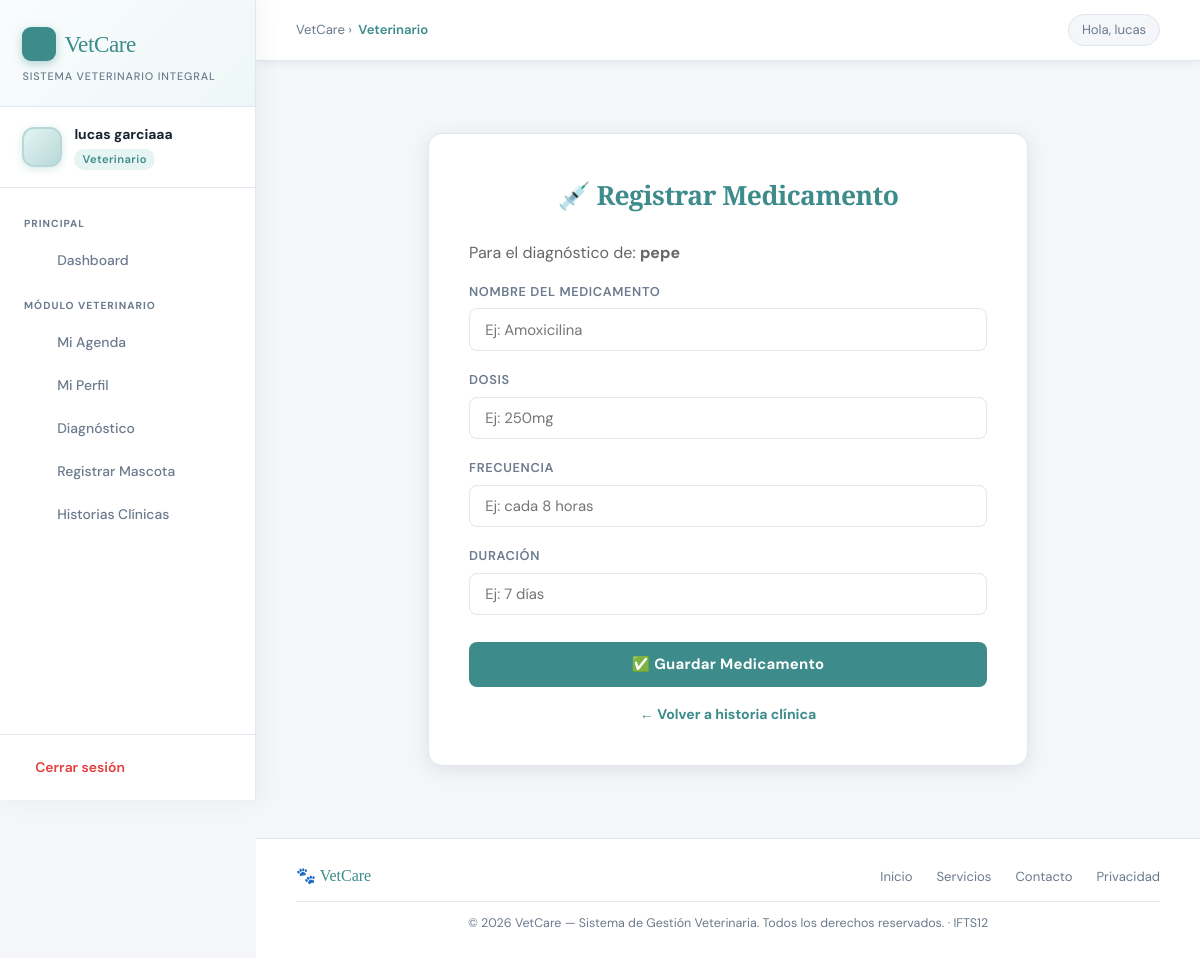
Screenshot of /veterinario/medicamento/nuevo/1 (signed in) with the database file from the repository.
### app/models/usuario.py (models this page shows, shortened)
class Usuario(db.Model, UserMixin):
    id = db.Column(db.Integer, primary_key=True)
    nombre = db.Column(db.String(100), nullable=False)
    apellido = db.Column(db.String(100), nullable=False)
    dni = db.Column(db.String(20), unique=True, nullable=False)
    telefono = db.Column(db.String(20), nullable=False)
    correo = db.Column(db.String(150), unique=True, nullable=False)
    password_hash = db.Column(db.String(200), nullable=False)
    rol = db.Column(db.String(20), nullable=False)
    activo = db.Column(db.Boolean, default=True)

### app/models/mascota.py (models this page shows)
class Mascota (db.Model):
    id = db.Column(db.Integer, primary_key=True)
    nombre = db.Column(db.String(100), nullable = False)
    especie = db.Column(db.String(50), nullable = False)
    raza = db.Column(db.String(50), nullable = False)
    edad = db.Column(db.Integer, nullable = False)
    peso = db.Column(db.Float, nullable = False)
    dueno_id = db.Column(db.Integer, db.ForeignKey('usuario.id'), nullable = True)

### app/routes/veterinario.py (the view, shortened to what this page needs)
@veterinario.route('/veterinario/medicamento/nuevo/<int:diagnostico_id>', methods=['GET', 'POST'])
@login_required
@solo_veterinario
def nuevo_medicamento(diagnostico_id):
    diagnostico = Diagnostico.query.get_or_404(diagnostico_id)
    return render_template('veterinario/nuevo_medicamento.html', diagnostico=diagnostico)

### app/models/usuario.py (called while the page is built)
@login_manager.user_loader
def load_user(user_id):
    return Usuario.query.get(int(user_id))

### app/routes/veterinario.py (called while the page is built)
def solo_veterinario(f):
    @wraps(f)
    def decorated(*args, **kwargs):
        if current_user.rol != 'veterinario':
            flash('Acceso no autorizado.', 'error')
            return redirect(url_for('auth.dashboard'))
        return f(*args, **kwargs)
    return decorated

### app/templates/veterinario/nuevo_medicamento.html
{% extends 'base.html' %}
{% block content %}
<div class="container" style="max-width: 600px;">
    <h2>💉 Registrar Medicamento</h2>
    <p style="color: #666; margin-bottom: 1rem;">
        Para el diagnóstico de: <strong>{{ diagnostico.mascota.nombre }}</strong>
    </p>
    <form method="POST">
        <div class="form-group">
            <label>Nombre del Medicamento</label>
            <input type="text" name="nombre" required placeholder="Ej: Amoxicilina">
        </div>
        <div class="form-group">
            <label>Dosis</label>
            <input type="text" name="dosis" required placeholder="Ej: 250mg">
        </div>
        <div class="form-group">
            <label>Frecuencia</label>
            <input type="text" name="frecuencia" required placeholder="Ej: cada 8 horas">
        </div>
        <div class="form-group">
            <label>Duración</label>
            <input type="text" name="duracion" placeholder="Ej: 7 días">
        </div>
        <button type="submit">✅ Guardar Medicamento</button>
    </form>
    <div class="link-text">
        <a href="{{ url_for('veterinario.historia_clinica', mascota_id=diagnostico.mascota_id) }}">← Volver a historia clínica</a>
    </div>
</div>
{% endblock %}

### app/templates/base.html (shortened to what this page needs)
<!DOCTYPE html>
<html lang="es">
<head>
    <link rel="stylesheet" href="https://cdn.jsdelivr.net/npm/@tabler/icons-webfont@latest/tabler-icons.min.css">
</head>
<body>
{% if current_user.is_authenticated %}
<aside class="sidebar">
    <div class="sidebar-logo">
        <div class="brand">
            <div class="brand-icon"></div>
            VetCare
        </div>
        <div class="tagline">Sistema Veterinario Integral</div>
    </div>
    <div class="sidebar-user">
        <div class="user-avatar">
        </div>
        <div class="user-info">
            <div class="user-name">{{ current_user.nombre }} {{ current_user.apellido }}</div>
            <div class="user-role">{{ current_user.rol }}</div>
        </div>
    </div>
    <nav class="sidebar-nav">
        <div class="nav-section-label">Principal</div>
        <a href="{{ url_for('auth.dashboard') }}" class="nav-link">
            <span class="icon"></span> Dashboard
        </a>
        {% if current_user.rol == 'veterinario' %}
            <div class="nav-section-label">Módulo Veterinario</div>
            <a href="{{ url_for('veterinario.agenda') }}" class="nav-link">
                <span class="icon"></span> Mi Agenda
            </a>
            <a href="{{ url_for('veterinario.perfil') }}" class="nav-link">
                <span class="icon"></span> Mi Perfil
            </a>
            <a href="{{ url_for('veterinario.nuevo_diagnostico') }}" class="nav-link">
                <span class="icon"></span> Diagnóstico
            </a>
            <a href="{{ url_for('veterinario.registrar_mascota') }}" class="nav-link">
                <span class="icon"></span> Registrar Mascota
            </a>
            <a href="{{ url_for('mascotas.listar') }}" class="nav-link">
                <span class="icon"></span> Historias Clínicas
            </a>
        {% endif %}
    </nav>
    <div class="sidebar-footer">
        <a href="{{ url_for('auth.logout') }}" class="logout-btn">
            <span class="icon"></span> Cerrar sesión
        </a>
    </div>
</aside>
<div class="main-wrapper">
    <div class="inner-topbar">
        <div class="breadcrumb">
            VetCare &rsaquo; <span>{{ current_user.rol | capitalize }}</span>
        </div>
        <div class="top-right">
            <div class="greeting-chip">Hola, {{ current_user.nombre }}</div>
        </div>
    </div>
    <div class="main-content">
        {% block content %}{% endblock %}
    </div>
    <footer class="site-footer">
        <div class="footer-inner">
            <div class="footer-brand">🐾 VetCare</div>
            <div class="footer-links">
                <a href="#">Inicio</a>
                <a href="#">Servicios</a>
                <a href="#">Contacto</a>
                <a href="#">Privacidad</a>
            </div>
        </div>
        <div class="footer-copy">
            © 2026 VetCare — Sistema de Gestión Veterinaria. Todos los derechos reservados. · IFTS12
        </div>
    </footer>
</div>
{% endif %}
</body>
</html>

### rows the page displays
Usuario: nombre "lucas", apellido "garciaaa", rol "Veterinario"
Mascota: mascota.nombre "pepe"
